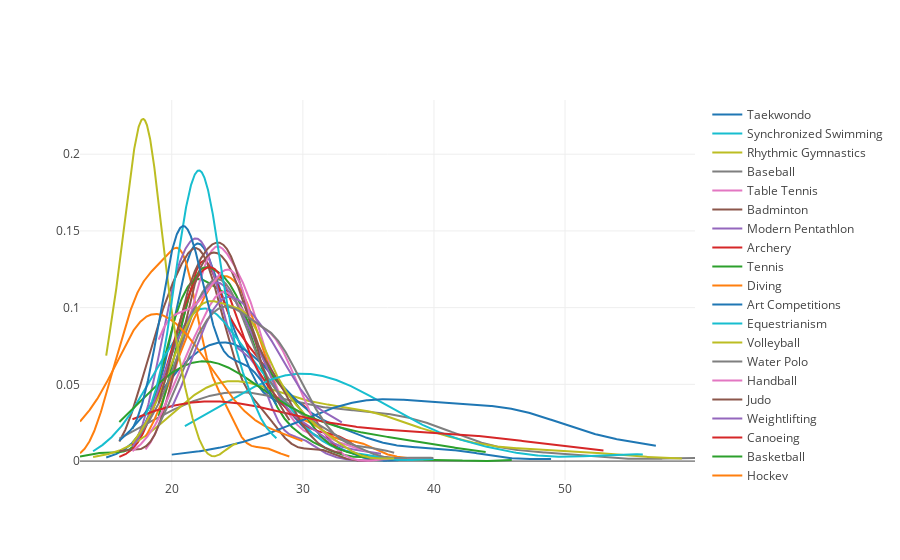

The notebook cell this image was saved under:
### Code cell
x=[]

name= []

for sport in imag_list:
    temp_df= athlete_df[athlete_df['Sport']== sport]
    x.append(temp_df[temp_df['Medal']=='Gold']['Age'].dropna())
    name.append(sport)

fig= ff.create_distplot(x, name, show_hist=False, show_rug=False)
fig.show()

### Figure 1 — Plotly figure (JSON) as saved in the notebook; plotly's stock layout.template omitted (floating-point values rounded to 4 significant figures; data arrays with more than 128 entries replaced by an {"elided": "..."} marker saying what was removed)
{"data": [{"legendgroup": "Athletics", "marker": {"color": "rgb(31, 119, 180)"}, "mode": "lines", "name": "Athletics", "showlegend": true, "type": "scatter", "x": {"elided": "500 float values"}, "xaxis": "x", "y": {"elided": "500 float values"}, "yaxis": "y"}, {"legendgroup": "Swimming", "marker": {"color": "rgb(255, 127, 14)"}, "mode": "lines", "name": "Swimming", "showlegend": true, "type": "scatter", "x": {"elided": "500 float values"}, "xaxis": "x", "y": {"elided": "500 float values"}, "yaxis": "y"}, {"legendgroup": "Rowing", "marker": {"color": "rgb(44, 160, 44)"}, "mode": "lines", "name": "Rowing", "showlegend": true, "type": "scatter", "x": {"elided": "500 float values"}, "xaxis": "x", "y": {"elided": "500 float values"}, "yaxis": "y"}, {"legendgroup": "Football", "marker": {"color": "rgb(214, 39, 40)"}, "mode": "lines", "name": "Football", "showlegend": true, "type": "scatter", "x": {"elided": "500 float values"}, "xaxis": "x", "y": {"elided": "500 float values"}, "yaxis": "y"}, {"legendgroup": "Cycling", "marker": {"color": "rgb(148, 103, 189)"}, "mode": "lines", "name": "Cycling", "showlegend": true, "type": "scatter", "x": {"elided": "500 float values"}, "xaxis": "x", "y": {"elided": "500 float values"}, "yaxis": "y"}, {"legendgroup": "Boxing", "marker": {"color": "rgb(140, 86, 75)"}, "mode": "lines", "name": "Boxing", "showlegend": true, "type": "scatter", "x": {"elided": "500 float values"}, "xaxis": "x", "y": {"elided": "500 float values"}, "yaxis": "y"}, {"legendgroup": "Wrestling", "marker": {"color": "rgb(227, 119, 194)"}, "mode": "lines", "name": "Wrestling", "showlegend": true, "type": "scatter", "x": {"elided": "500 float values"}, "xaxis": "x", "y": {"elided": "500 float values"}, "yaxis": "y"}, {"legendgroup": "Shooting", "marker": {"color": "rgb(127, 127, 127)"}, "mode": "lines", "name": "Shooting", "showlegend": true, "type": "scatter", "x": {"elided": "500 float values"}, "xaxis": "x", "y": {"elided": "500 float values"}, "yaxis": "y"}, {"legendgroup": "Sailing", "marker": {"color": "rgb(188, 189, 34)"}, "mode": "lines", "name": "Sailing", "showlegend": true, "type": "scatter", "x": {"elided": "500 float values"}, "xaxis": "x", "y": {"elided": "500 float values"}, "yaxis": "y"}, {"legendgroup": "Gymnastics", "marker": {"color": "rgb(23, 190, 207)"}, "mode": "lines", "name": "Gymnastics", "showlegend": true, "type": "scatter", "x": {"elided": "500 float values"}, "xaxis": "x", "y": {"elided": "500 float values"}, "yaxis": "y"}, {"legendgroup": "Fencing", "marker": {"color": "rgb(31, 119, 180)"}, "mode": "lines", "name": "Fencing", "showlegend": true, "type": "scatter", "x": {"elided": "500 float values"}, "xaxis": "x", "y": {"elided": "500 float values"}, "yaxis": "y"}, {"legendgroup": "Hockey", "marker": {"color": "rgb(255, 127, 14)"}, "mode": "lines", "name": "Hockey", "showlegend": true, "type": "scatter", "x": {"elided": "500 float values"}, "xaxis": "x", "y": {"elided": "500 float values"}, "yaxis": "y"}, {"legendgroup": "Basketball", "marker": {"color": "rgb(44, 160, 44)"}, "mode": "lines", "name": "Basketball", "showlegend": true, "type": "scatter", "x": {"elided": "500 float values"}, "xaxis": "x", "y": {"elided": "500 float values"}, "yaxis": "y"}, {"legendgroup": "Canoeing", "marker": {"color": "rgb(214, 39, 40)"}, "mode": "lines", "name": "Canoeing", "showlegend": true, "type": "scatter", "x": {"elided": "500 float values"}, "xaxis": "x", "y": {"elided": "500 float values"}, "yaxis": "y"}, {"legendgroup": "Weightlifting", "marker": {"color": "rgb(148, 103, 189)"}, "mode": "lines", "name": "Weightlifting", "showlegend": true, "type": "scatter", "x": {"elided": "500 float values"}, "xaxis": "x", "y": {"elided": "500 float values"}, "yaxis": "y"}, {"legendgroup": "Judo", "marker": {"color": "rgb(140, 86, 75)"}, "mode": "lines", "name": "Judo", "showlegend": true, "type": "scatter", "x": {"elided": "500 float values"}, "xaxis": "x", "y": {"elided": "500 float values"}, "yaxis": "y"}, {"legendgroup": "Handball", "marker": {"color": "rgb(227, 119, 194)"}, "mode": "lines", "name": "Handball", "showlegend": true, "type": "scatter", "x": {"elided": "500 float values"}, "xaxis": "x", "y": {"elided": "500 float values"}, "yaxis": "y"}, {"legendgroup": "Water Polo", "marker": {"color": "rgb(127, 127, 127)"}, "mode": "lines", "name": "Water Polo", "showlegend": true, "type": "scatter", "x": {"elided": "500 float values"}, "xaxis": "x", "y": {"elided": "500 float values"}, "yaxis": "y"}, {"legendgroup": "Volleyball", "marker": {"color": "rgb(188, 189, 34)"}, "mode": "lines", "name": "Volleyball", "showlegend": true, "type": "scatter", "x": {"elided": "500 float values"}, "xaxis": "x", "y": {"elided": "500 float values"}, "yaxis": "y"}, {"legendgroup": "Equestrianism", "marker": {"color": "rgb(23, 190, 207)"}, "mode": "lines", "name": "Equestrianism", "showlegend": true, "type": "scatter", "x": {"elided": "500 float values"}, "xaxis": "x", "y": {"elided": "500 float values"}, "yaxis": "y"}, {"legendgroup": "Art Competitions", "marker": {"color": "rgb(31, 119, 180)"}, "mode": "lines", "name": "Art Competitions", "showlegend": true, "type": "scatter", "x": {"elided": "500 float values"}, "xaxis": "x", "y": {"elided": "500 float values"}, "yaxis": "y"}, {"legendgroup": "Diving", "marker": {"color": "rgb(255, 127, 14)"}, "mode": "lines", "name": "Diving", "showlegend": true, "type": "scatter", "x": {"elided": "500 float values"}, "xaxis": "x", "y": {"elided": "500 float values"}, "yaxis": "y"}, {"legendgroup": "Tennis", "marker": {"color": "rgb(44, 160, 44)"}, "mode": "lines", "name": "Tennis", "showlegend": true, "type": "scatter", "x": {"elided": "500 float values"}, "xaxis": "x", "y": {"elided": "500 float values"}, "yaxis": "y"}, {"legendgroup": "Archery", "marker": {"color": "rgb(214, 39, 40)"}, "mode": "lines", "name": "Archery", "showlegend": true, "type": "scatter", "x": {"elided": "500 float values"}, "xaxis": "x", "y": {"elided": "500 float values"}, "yaxis": "y"}, {"legendgroup": "Modern Pentathlon", "marker": {"color": "rgb(148, 103, 189)"}, "mode": "lines", "name": "Modern Pentathlon", "showlegend": true, "type": "scatter", "x": {"elided": "500 float values"}, "xaxis": "x", "y": {"elided": "500 float values"}, "yaxis": "y"}, {"legendgroup": "Badminton", "marker": {"color": "rgb(140, 86, 75)"}, "mode": "lines", "name": "Badminton", "showlegend": true, "type": "scatter", "x": {"elided": "500 float values"}, "xaxis": "x", "y": {"elided": "500 float values"}, "yaxis": "y"}, {"legendgroup": "Table Tennis", "marker": {"color": "rgb(227, 119, 194)"}, "mode": "lines", "name": "Table Tennis", "showlegend": true, "type": "scatter", "x": {"elided": "500 float values"}, "xaxis": "x", "y": {"elided": "500 float values"}, "yaxis": "y"}, {"legendgroup": "Baseball", "marker": {"color": "rgb(127, 127, 127)"}, "mode": "lines", "name": "Baseball", "showlegend": true, "type": "scatter", "x": {"elided": "500 float values"}, "xaxis": "x", "y": {"elided": "500 float values"}, "yaxis": "y"}, {"legendgroup": "Rhythmic Gymnastics", "marker": {"color": "rgb(188, 189, 34)"}, "mode": "lines", "name": "Rhythmic Gymnastics", "showlegend": true, "type": "scatter", "x": {"elided": "500 float values"}, "xaxis": "x", "y": {"elided": "500 float values"}, "yaxis": "y"}, {"legendgroup": "Synchronized Swimming", "marker": {"color": "rgb(23, 190, 207)"}, "mode": "lines", "name": "Synchronized Swimming", "showlegend": true, "type": "scatter", "x": {"elided": "500 float values"}, "xaxis": "x", "y": {"elided": "500 float values"}, "yaxis": "y"}, {"legendgroup": "Taekwondo", "marker": {"color": "rgb(31, 119, 180)"}, "mode": "lines", "name": "Taekwondo", "showlegend": true, "type": "scatter", "x": {"elided": "500 float values"}, "xaxis": "x", "y": {"elided": "500 float values"}, "yaxis": "y"}], "layout": {"barmode": "overlay", "hovermode": "closest", "legend": {"traceorder": "reversed"}, "xaxis": {"anchor": "y2", "domain": [0, 1], "zeroline": false}, "yaxis": {"anchor": "free", "domain": [0, 1], "position": 0}}}
